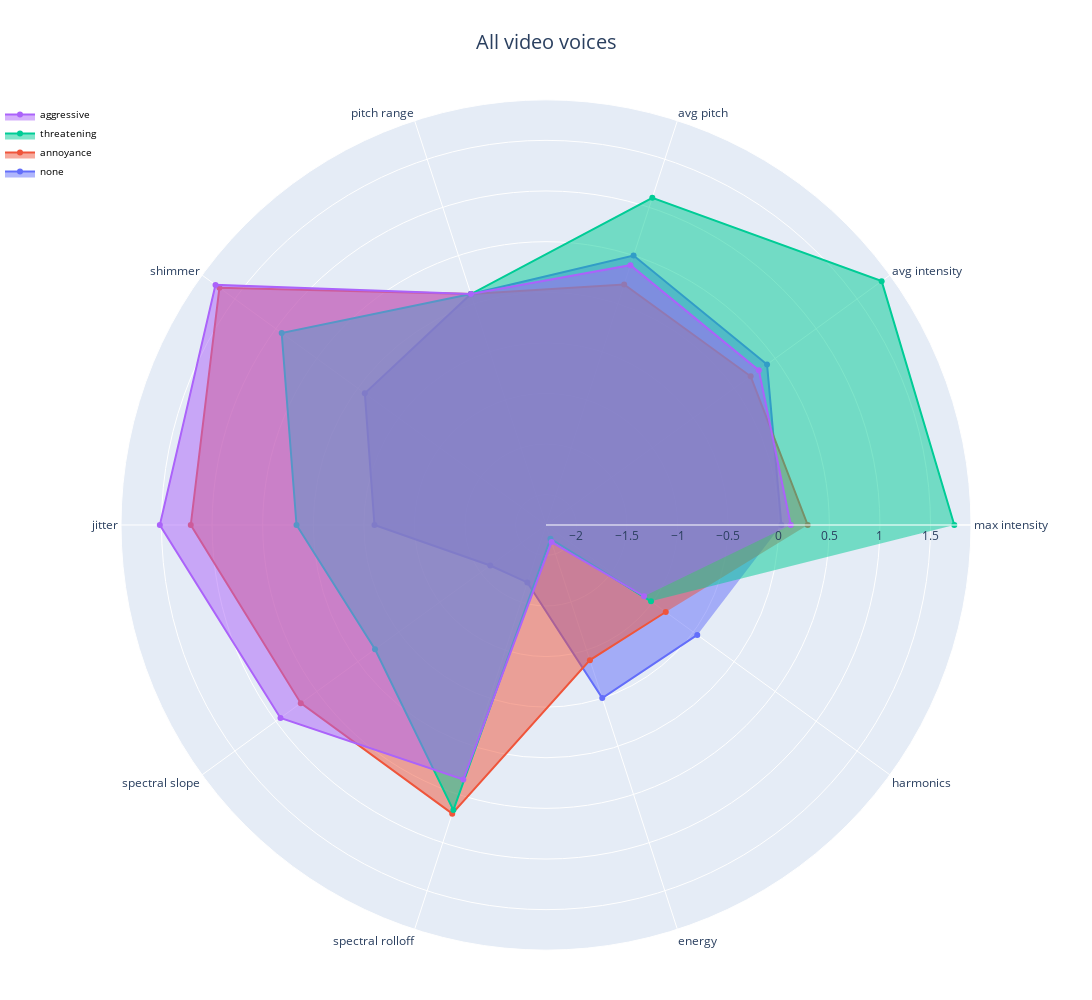

Write notebook code for a chart like this one.
### Code cell
radarPlotDataframes(noise, 'All video voices', 'parent', -2.3, 1.9)

### Figure 1 — Plotly figure (JSON) as saved in the notebook; plotly's stock layout.template omitted (floating-point values rounded to 4 significant figures)
{"data": [{"fill": "toself", "name": "none", "r": [0.02609, 0.4, 0.5, 0.1, -0.08698, -0.605, -1.619, -1.703, -0.5012, -0.4522, 0.6717, 0.06569, -0.5903], "subplot": "polar", "theta": ["max intensity", "avg intensity", "avg pitch", "pitch range", "shimmer", "jitter", "spectral slope", "spectral rolloff", "energy", "harmonics"], "type": "scatterpolar"}, {"fill": "toself", "name": "annoyance", "r": [0.2863, 0.2, 0.2, 0.1, 1.689, 1.211, 0.6955, 0.6991, -0.8957, -0.8372, -0.7842, 0.3104, 1.32], "subplot": "polar", "theta": ["max intensity", "avg intensity", "avg pitch", "pitch range", "shimmer", "jitter", "spectral slope", "spectral rolloff", "energy", "harmonics"], "type": "scatterpolar"}, {"fill": "toself", "name": "threatening", "r": [1.735, 1.8, 1.1, 0.1, 0.9287, 0.1654, -0.2114, 0.6625, -2.158, -1.017, 0.3202, 0.6225, -0.1746], "subplot": "polar", "theta": ["max intensity", "avg intensity", "avg pitch", "pitch range", "shimmer", "jitter", "spectral slope", "spectral rolloff", "energy", "harmonics"], "type": "scatterpolar"}, {"fill": "toself", "name": "aggressive", "r": [0.119, 0.3, 0.4, 0.1, 1.737, 1.516, 0.9435, 0.345, -2.122, -1.102, -1.218, 0.6458, 2.148], "subplot": "polar", "theta": ["max intensity", "avg intensity", "avg pitch", "pitch range", "shimmer", "jitter", "spectral slope", "spectral rolloff", "energy", "harmonics"], "type": "scatterpolar"}], "layout": {"annotations": [{"font": {"size": 20}, "showarrow": false, "text": "All video voices", "x": 0.5, "xanchor": "center", "xref": "paper", "y": 1.05, "yanchor": "bottom", "yref": "paper"}], "autosize": false, "height": 1000, "legend": {"font": {"color": "black", "size": 10}, "traceorder": "reversed", "x": 0, "y": 1}, "margin": {"b": 50, "l": 0, "r": 0, "t": 100}, "polar": {"domain": {"x": [0, 1], "y": [0, 1]}, "radialaxis": {"range": [-2.3, 1.9], "visible": true}}, "showlegend": true, "width": 1200}}
